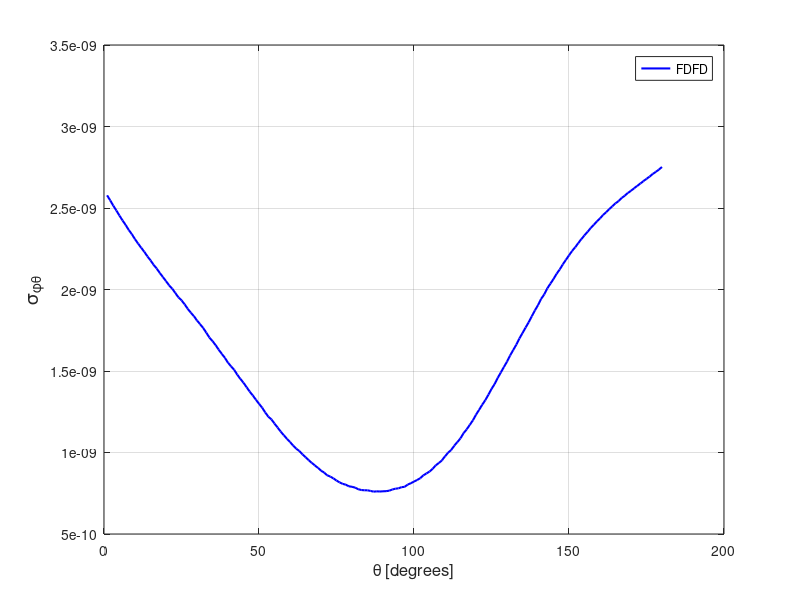

This chart was generated by the following MATLAB code:
spt = [ 
    1  0.25778295E-08
    2  0.25468390E-08
    3  0.25140898E-08
    4  0.24842872E-08
    5  0.24528266E-08
    6  0.24231157E-08
    7  0.23953777E-08
    8  0.23645705E-08
    9  0.23388793E-08
   10  0.23085196E-08
   11  0.22816942E-08
   12  0.22560085E-08
   13  0.22314171E-08
   14  0.22034032E-08
   15  0.21789803E-08
   16  0.21513515E-08
   17  0.21285416E-08
   18  0.21014066E-08
   19  0.20763120E-08
   20  0.20513653E-08
   21  0.20255841E-08
   22  0.20052282E-08
   23  0.19789324E-08
   24  0.19518460E-08
   25  0.19337927E-08
   26  0.19096467E-08
   27  0.18817439E-08
   28  0.18577143E-08
   29  0.18366817E-08
   30  0.18095645E-08
   31  0.17871669E-08
   32  0.17637756E-08
   33  0.17349183E-08
   34  0.17054033E-08
   35  0.16833356E-08
   36  0.16590526E-08
   37  0.16307343E-08
   38  0.16050715E-08
   39  0.15806634E-08
   40  0.15506689E-08
   41  0.15285080E-08
   42  0.15070020E-08
   43  0.14769664E-08
   44  0.14511820E-08
   45  0.14278186E-08
   46  0.14006721E-08
   47  0.13736708E-08
   48  0.13500028E-08
   49  0.13240984E-08
   50  0.12990904E-08
   51  0.12756299E-08
   52  0.12456730E-08
   53  0.12201028E-08
   54  0.12034442E-08
   55  0.11774991E-08
   56  0.11532345E-08
   57  0.11281293E-08
   58  0.11063932E-08
   59  0.10837310E-08
   60  0.10647647E-08
   61  0.10430193E-08
   62  0.10239738E-08
   63  0.10090300E-08
   64  0.98883612E-09
   65  0.97123865E-09
   66  0.95369534E-09
   67  0.93676922E-09
   68  0.92074387E-09
   69  0.90619717E-09
   70  0.88849711E-09
   71  0.87720547E-09
   72  0.86018398E-09
   73  0.85224555E-09
   74  0.84113816E-09
   75  0.82802715E-09
   76  0.81648993E-09
   77  0.80764628E-09
   78  0.80246643E-09
   79  0.79256574E-09
   80  0.78960122E-09
   81  0.78463602E-09
   82  0.77487566E-09
   83  0.76990170E-09
   84  0.76828111E-09
   85  0.76811491E-09
   86  0.76410100E-09
   87  0.75988549E-09
   88  0.76183998E-09
   89  0.76066187E-09
   90  0.76207718E-09
   91  0.76283202E-09
   92  0.76565598E-09
   93  0.77295559E-09
   94  0.77793616E-09
   95  0.78020890E-09
   96  0.78747242E-09
   97  0.78934398E-09
   98  0.80366919E-09
   99  0.81158980E-09
  100  0.82172208E-09
  101  0.83121005E-09
  102  0.84208962E-09
  103  0.85958751E-09
  104  0.87138868E-09
  105  0.88294277E-09
  106  0.90006308E-09
  107  0.92143243E-09
  108  0.93524410E-09
  109  0.95162822E-09
  110  0.97657871E-09
  111  0.99880604E-09
  112  0.10156136E-08
  113  0.10418295E-08
  114  0.10643713E-08
  115  0.10870793E-08
  116  0.11190870E-08
  117  0.11420754E-08
  118  0.11698617E-08
  119  0.11972477E-08
  120  0.12319308E-08
  121  0.12617501E-08
  122  0.12928920E-08
  123  0.13210631E-08
  124  0.13544907E-08
  125  0.13898039E-08
  126  0.14198033E-08
  127  0.14574965E-08
  128  0.14906675E-08
  129  0.15244938E-08
  130  0.15574150E-08
  131  0.15951713E-08
  132  0.16284784E-08
  133  0.16615147E-08
  134  0.16996450E-08
  135  0.17327714E-08
  136  0.17665527E-08
  137  0.17991921E-08
  138  0.18358005E-08
  139  0.18716291E-08
  140  0.19038273E-08
  141  0.19421842E-08
  142  0.19696178E-08
  143  0.20071984E-08
  144  0.20357513E-08
  145  0.20643767E-08
  146  0.20962920E-08
  147  0.21227480E-08
  148  0.21538051E-08
  149  0.21821156E-08
  150  0.22092683E-08
  151  0.22364024E-08
  152  0.22590525E-08
  153  0.22847326E-08
  154  0.23097226E-08
  155  0.23323143E-08
  156  0.23544247E-08
  157  0.23768660E-08
  158  0.23968119E-08
  159  0.24182891E-08
  160  0.24364002E-08
  161  0.24577476E-08
  162  0.24747322E-08
  163  0.24938760E-08
  164  0.25106350E-08
  165  0.25288078E-08
  166  0.25424911E-08
  167  0.25615150E-08
  168  0.25759168E-08
  169  0.25923519E-08
  170  0.26057980E-08
  171  0.26211022E-08
  172  0.26354452E-08
  173  0.26499218E-08
  174  0.26648903E-08
  175  0.26786742E-08
  176  0.26927347E-08
  177  0.27087579E-08
  178  0.27216824E-08
  179  0.27356011E-08
  180  0.27514688E-08
  181  0.27651448E-08
  182  0.27792570E-08
  183  0.27948479E-08
  184  0.28104543E-08
  185  0.28237013E-08
  186  0.28403442E-08
  187  0.28551543E-08
  188  0.28705669E-08
  189  0.28896880E-08
  190  0.29031542E-08
  191  0.29196743E-08
  192  0.29375162E-08
  193  0.29531297E-08
  194  0.29705260E-08
  195  0.29863072E-08
  196  0.30037581E-08
  197  0.30196226E-08
  198  0.30357712E-08
  199  0.30559568E-08
  200  0.30710463E-08
  201  0.30860414E-08
  202  0.31047567E-08
  203  0.31217877E-08
  204  0.31355376E-08
  205  0.31509619E-08
  206  0.31660667E-08
  207  0.31789433E-08
  208  0.32002183E-08
  209  0.32117051E-08
  210  0.32227820E-08
  211  0.32337193E-08
  212  0.32473926E-08
  213  0.32557073E-08
  214  0.32676188E-08
  215  0.32782794E-08
  216  0.32847951E-08
  217  0.32888130E-08
  218  0.32983634E-08
  219  0.33057488E-08
  220  0.33102023E-08
  221  0.33146954E-08
  222  0.33195462E-08
  223  0.33139225E-08
  224  0.33163350E-08
  225  0.33136567E-08
  226  0.33110001E-08
  227  0.33080341E-08
  228  0.33014069E-08
  229  0.33010243E-08
  230  0.32920318E-08
  231  0.32897269E-08
  232  0.32777467E-08
  233  0.32696283E-08
  234  0.32563703E-08
  235  0.32432752E-08
  236  0.32394907E-08
  237  0.32212109E-08
  238  0.32088243E-08
  239  0.32019785E-08
  240  0.31886966E-08
  241  0.31709089E-08
  242  0.31578669E-08
  243  0.31490284E-08
  244  0.31326164E-08
  245  0.31173981E-08
  246  0.31036527E-08
  247  0.30869955E-08
  248  0.30759224E-08
  249  0.30625591E-08
  250  0.30468266E-08
  251  0.30365943E-08
  252  0.30264207E-08
  253  0.30084359E-08
  254  0.30030116E-08
  255  0.29974554E-08
  256  0.29813392E-08
  257  0.29779748E-08
  258  0.29689595E-08
  259  0.29723135E-08
  260  0.29624239E-08
  261  0.29538076E-08
  262  0.29559268E-08
  263  0.29548144E-08
  264  0.29523768E-08
  265  0.29540428E-08
  266  0.29553735E-08
  267  0.29612299E-08
  268  0.29635578E-08
  269  0.29720402E-08
  270  0.29844738E-08
  271  0.29932870E-08
  272  0.30070222E-08
  273  0.30157041E-08
  274  0.30293490E-08
  275  0.30478413E-08
  276  0.30576273E-08
  277  0.30712153E-08
  278  0.30950031E-08
  279  0.31043104E-08
  280  0.31287910E-08
  281  0.31502208E-08
  282  0.31783656E-08
  283  0.31956346E-08
  284  0.32233525E-08
  285  0.32505816E-08
  286  0.32696934E-08
  287  0.32964287E-08
  288  0.33258520E-08
  289  0.33563288E-08
  290  0.33779559E-08
  291  0.34045111E-08
  292  0.34304253E-08
  293  0.34536545E-08
  294  0.34867591E-08
  295  0.35131256E-08
  296  0.35380179E-08
  297  0.35729368E-08
  298  0.35971002E-08
  299  0.36175740E-08
  300  0.36432837E-08
  301  0.36738201E-08
  302  0.37000882E-08
  303  0.37183641E-08
  304  0.37405408E-08
  305  0.37583070E-08
  306  0.37769050E-08
  307  0.37888053E-08
  308  0.37984385E-08
  309  0.38210648E-08
  310  0.38347396E-08
  311  0.38389243E-08
  312  0.38486676E-08
  313  0.38568699E-08
  314  0.38658219E-08
  315  0.38706682E-08
  316  0.38696126E-08
  317  0.38637511E-08
  318  0.38608161E-08
  319  0.38502823E-08
  320  0.38412473E-08
  321  0.38406833E-08
  322  0.38194479E-08
  323  0.38128802E-08
  324  0.37923673E-08
  325  0.37780197E-08
  326  0.37600865E-08
  327  0.37373331E-08
  328  0.37146197E-08
  329  0.36935286E-08
  330  0.36715724E-08
  331  0.36381960E-08
  332  0.36121051E-08
  333  0.35775256E-08
  334  0.35505880E-08
  335  0.35147361E-08
  336  0.34815213E-08
  337  0.34449852E-08
  338  0.34125593E-08
  339  0.33766638E-08
  340  0.33428289E-08
  341  0.33018119E-08
  342  0.32666205E-08
  343  0.32293122E-08
  344  0.31922884E-08
  345  0.31567708E-08
  346  0.31178502E-08
  347  0.30765746E-08
  348  0.30389162E-08
  349  0.30042762E-08
  350  0.29623015E-08
  351  0.29287570E-08
  352  0.28915419E-08
  353  0.28541893E-08
  354  0.28180565E-08
  355  0.27837439E-08
  356  0.27468026E-08
  357  0.27128815E-08
  358  0.26749376E-08
  359  0.26456584E-08
  360  0.26096241E-08
 ]; 
plot(spt(1:180,1),spt(1:180,2),'b-','linewidth',1.5 ); 
grid on 
legend('FDFD');
xlabel('\theta [degrees]','FontSize',12);
ylabel('\sigma_{\phi\theta}','FontSize',14);
